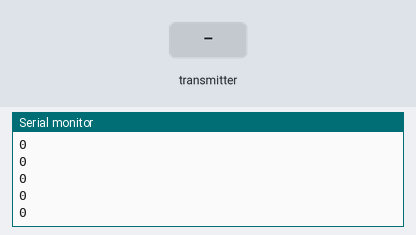
A sketch run on a simulated Arduino Uno, built with avr-gcc and run on an emulated ATmega328P. Shown: the last lines printed to the serial monitor. The test bench sets the inputs (shaded band). No radio packets arrive unless stated.

Above: at 2.2 s.
2.3 s: the transmitter starts sending data.0 = 0
At 3.3 s:
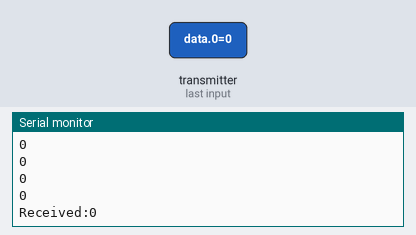
3.9 s: the transmitter starts sending data.0 = 256
At 4.8 s:
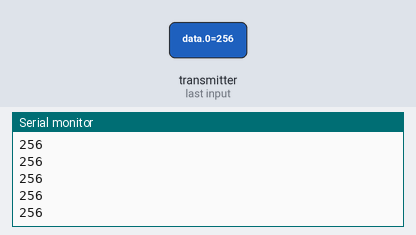
5.4 s: the transmitter starts sending data.0 = 1023
At 6.0 s:
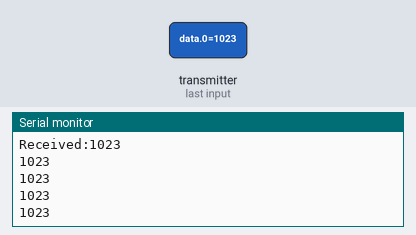
Timing chart, 0 to 8.4 s (numbered marks = the images above; inputs shaded):
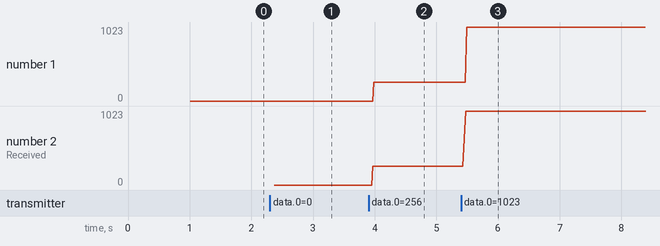

The sketch:

Priuomnik.ino
```cpp
#include <SPI.h>                                          // Подключаем библиотеку  для работы с шиной SPI
#include <nRF24L01.h>                                     // Подключаем файл настроек из библиотеки RF24
#include <RF24.h>                                         // Подключаем библиотеку  для работы с nRF24L01+
//#include <iarduino_4LED.h>                                // Подключаем библиотеку  для работы с четырёхразрядным LED индикатором
//#include <Servo.h>                                        // Подключаем библиотеку  для работы с сервоприводами
RF24           radio(10, 8);  //CE, CSN                             // Создаём объект radio   для работы с библиотекой RF24, указывая номера выводов nRF24L01+ (CE, CSN)
//iarduino_4LED  dispLED(2,3);                              // Создаём объект dispLED для работы с функциями библиотеки iarduino_4LED, с указанием выводов дисплея ( CLK , DIO )
//Servo          myservo;                                   // Создаём объект myservo для работы с функциями библиотеки Servo
int            data[1];//[2];                                   // Создаём массив для приёма данных, ПРИЕМНИК
void setup(){
    delay(1000);
   // pinMode(40, INPUT);
    //myservo.attach(4);
   // pinMode(3, OUTPUT);
    Serial.begin(9600);
    //dispLED.begin();                                      // Инициируем работу индикатора
    radio.begin();                                        // Инициируем работу nRF24L01+
    radio.setChannel(7);                                  // Указываем канал приёма данных (от 0 до 127), 5 - значит приём данных осуществляется на частоте 2,405 ГГц (на одном канале может быть только 1 приёмник и до 6 передатчиков)
    radio.setDataRate     (RF24_250KBPS);                   // Указываем скорость передачи данных (RF24_250KBPS, RF24_1MBPS, RF24_2MBPS), RF24_1MBPS - 1Мбит/сек
    radio.setPALevel      (RF24_PA_HIGH);
 //   pinMode(3, OUTPUT);// Указываем мощность передатчика (RF24_PA_MIN=-18dBm, RF24_PA_LOW=-12dBm, RF24_PA_HIGH=-6dBm, RF24_PA_MAX=0dBm)
}

void ReadData()
{
  /*radio.openReadingPipe(1, 0xF0F0F0F0AA); // Какой канал считывать, 40-разрядный адрес
  radio.startListening();                 // Остановить передачу и начать прием

  if ( radio.available()) //если данные пришли - это чисто считывание данных
  {
    while (radio.available())
    {
      radio.read(&data, sizeof(data));
    }
    Serial.print("\nReceived:");
    Serial.println(data[0]);
  }*/
  radio.openReadingPipe(1, 0xF0F0F0F066); // Какой канал считывать, 40-разрядный адрес      0xF0F0F0F0AA
  radio.startListening();                 // Остановить передачу и начать прием

  if ( radio.available()) //если данные пришли - это чисто считывание данных
  {
    while (radio.available())
    {
      //radio.flush_tx();
      radio.read(&data, sizeof(data));
    }
    Serial.print("\nReceived:");
    Serial.println(data[0]);
    //delay(100);
}
}
/*void WriteData()
{
  radio.stopListening();              //Остановить прием и начать передачу
  radio.openWritingPipe(0xF0F0F0F0AA);//Отправить данные на этот 40-разрядный адрес, 0xF0F0F0F066
  radio.write(&data, sizeof(data));
 // Serial.print("\nSent:");
  //Serial.println(data[0]);
  delay(10);//задержка не нужна, оставим 10 (было 300)
}*/
//int c=1;
void loop(){
  /*int c=1, val=0;
  if(digitalRead(40)==1)
  {
    data[0]=2;
   for (int i=0; i<10; i++)
            {
             // mySwitch.send(9, 4);//передача сигнала на склад. если что, было 7
              //delay(10);//возможно, 10. Но возможны повторные отправки цифры 8

              WriteData();
              delay(100);
            }
    while (c==1)
    {
      //if( mySwitch2.available() )
      //{
        //val = mySwitch2.getReceivedValue();
        ReadData();
        val=data[0];
        //if (val>=10)
        //{

          if ((val==10)||(val==11)||(val==12))//11-влево, 12-вправо, 10 - ничего
          {
            c=0;
             Serial.println(val);
            delay(2000);
            //analogWrite( 6, 0 );//убрать
            //delay(10);//убрать
            data[0]=9;//цифра 9 - своеобразный рубильник
            for (int i=0; i<10; i++)
            {
             // mySwitch.send(9, 4);//передача сигнала на склад. если что, было 7
              //delay(10);//возможно, 10. Но возможны повторные отправки цифры 8

              WriteData();
              delay(100);
            }
          }
        //}
        //mySwitch2.resetAvailable();
      //}
    }//конец приема сигнала со склада*/
    /*data[0]=0;
    ReadData();//результат пишется в data
    if (data[0]==2)
    {
      data[0]=12;
      for (int i=0; i<10; i++)
      {
        WriteData();
      }
    }*/
    /*while (c==1)
    {
      //if( mySwitch.available() )
      //{//прием сигнала с погрузчика
         // value = mySwitch.getReceivedValue();
         data[0]=0;
         ReadData();
         value=data[0];
          if ((value<10)&&(value>0))
          {
            Serial.println(value);
            if (value==2)
            {
              c=0;

              //delay(2000);
              break;
            }
          }
         // mySwitch.resetAvailable();
    //}//конец приема сигнала с погрузчика
    //VS.send(0xFDD54E);//VD1.send(0xFEE265);
    //digitalWrite(3, HIGH);
    //delay(5);
   // digitalWrite(3, LOW);
    //delay(5);
    }//конец цикла*/
    ReadData();
    Serial.println(data[0]);

    //delay(100);
}
//}
```

Measured:
- after the input at 2.3 s, the serial monitor: prints a new line after 0.07 s (image 1)
- after the input at 3.9 s, the serial monitor: prints a new line after 0.07 s (image 2)
- after the input at 5.4 s, the serial monitor: prints a new line after 0.07 s (image 3)
- plotted number 1: 0 → 256 after the input at 3.9 s, 256 → 1023 after the input at 5.4 s
- plotted number 2: 0 → 256 after the input at 3.9 s, 256 → 1023 after the input at 5.4 s
